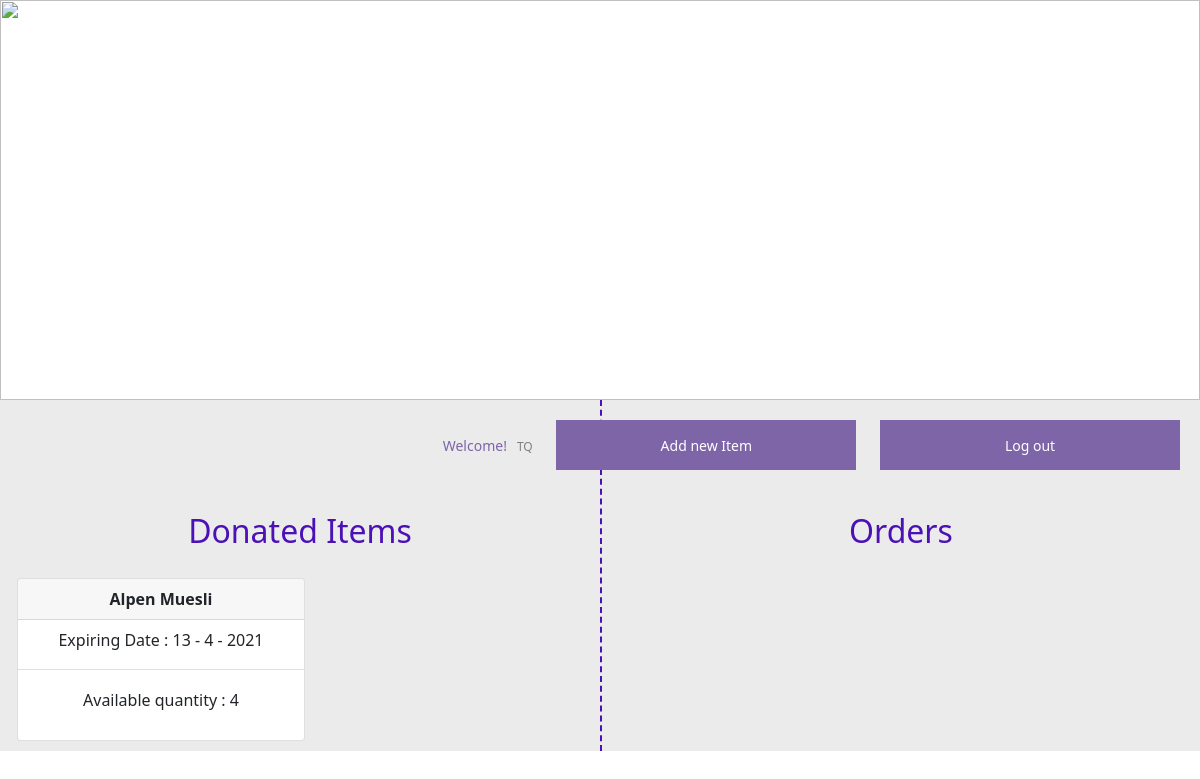
/list/item/TQ, run on an earlier commit of the app's database.
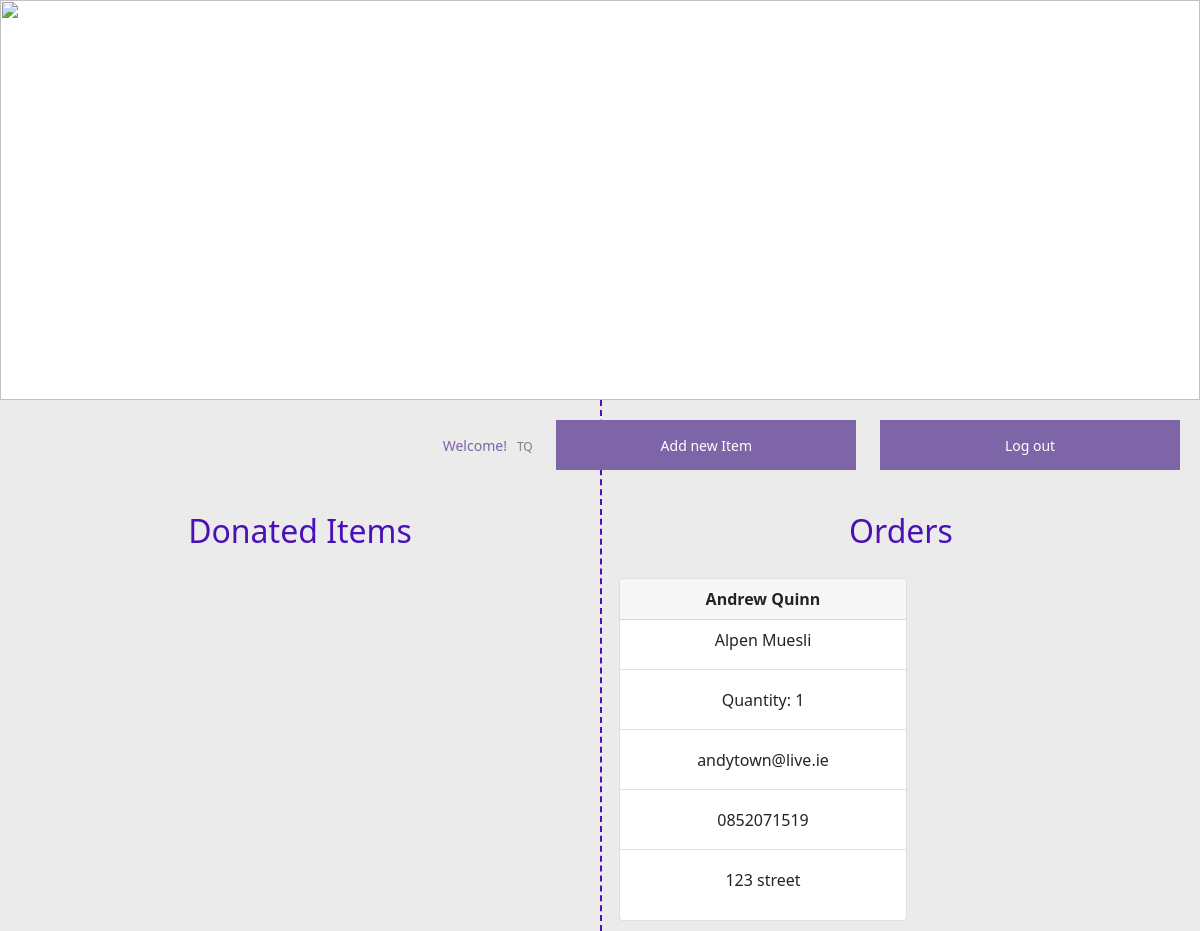
And on a later commit of the database.
### app.py (models this page shows, shortened)
class fooditem(db.Model):
    id = db.Column(db.Integer, primary_key=True, autoincrement=True)
    username = db.Column(db.String(80), nullable=False)
    itemName = db.Column(db.String(120), nullable=False)
    expDay = db.Column(db.Integer, nullable=False)
    expMonth = db.Column(db.Integer, nullable=False)
    expYear = db.Column(db.Integer, nullable=False)
    qx = db.Column(db.Integer, nullable=False)

class orders(db.Model):  # username of owner's food that's unique.
    id = db.Column(db.Integer, primary_key=True)
    username = db.Column(db.String(80), nullable=False)
    fullname = db.Column(db.String(120), nullable=False)
    email = db.Column(db.String(100), nullable=False)
    location = db.Column(db.String(200), nullable=False)
    contact = db.Column(db.String(20), nullable=False)
    fooditemid = db.Column(db.Integer, nullable=False)
    quantityoffood = db.Column(db.String(1000), nullable=False)

class deletedfooditems(db.Model):
    id = db.Column(db.Integer, primary_key=True)
    username = db.Column(db.String(80), nullable=False)
    itemName = db.Column(db.String(120), nullable=False)
    expDay = db.Column(db.Integer, nullable=False)
    expMonth = db.Column(db.Integer, nullable=False)
    expYear = db.Column(db.Integer, nullable=False)
    qx = db.Column(db.Integer, nullable=False)

### app.py (the view)
@app.route('/list/item/<username>')
def listitem(username):
    items = {}
    items = fooditem.query.filter_by(username=username).all()
    order = orders.query.filter_by(username=username).all()
    if len(items) == 0:
        items = deletedfooditems.query.filter_by(username=username).all()
    obj = {}
    for item in order:
        try:
            value = fooditem.query.filter_by(
                id=item.fooditemid).first().itemName
        except:
            value = deletedfooditems.query.filter_by(
                id=item.fooditemid).first().itemName
        obj[item.fooditemid] = value
    return render_template("item-list-store.html", usrname=username, items=items, orders=order, foodnames=obj)

### templates/item-list-store.html (shortened to what this page needs)
{% extends 'base.html' %}
{% block body %}
<div class="header-container">
    <img src="/static/images/header.jpg" height="400px" width="100%" alt="">
    <div id="username">Welcome!<label id="usrname">{{usrname}}</label>
        <button class="filledbtn" id="newitembtn">Add new Item</button>
        <button class="filledbtn" id="logOutBtn">Log out</button>
    </div>
</div>
<div class="container-fluid" style="background-color:rgb(235, 235, 235);">
    <div class="row">
        <div class="col-md-6">
            <div class="row mt-5">
                <h2 class="text-center pt-3 mt-5" style="color: rgb(75, 17, 182);">Donated Items</h2>
                {% for item in items %}
                {% if item.qx != 0 %}
                <div class="col-md-6 text-center">
                    <div class="card" style="width: 18rem; margin: 20px 5px 10px 5px;">
                        <div class="card-header">
                            <strong>{{item.itemName}}</strong>
                        </div>
                        <ul class="list-group list-group-flush">
                            <li class="list-group-item">Expiring Date : {{item.expDay}} -
                                {{item.expMonth}} - {{item.expYear}}</li>
                            <li class="list-group-item text-center">Available quantity :
                                {{item.qx}}</span>
                            </li>
                        </ul>
                    </div>
                </div>
                {% endif %}
                {% endfor %}
            </div>
        </div>
        <div class="col-md-6" style="border-left: 2px dashed rgb(75, 17, 182);">
            <div class="row mt-5">
                <h2 class="text-center pt-3 mt-5" style="color: rgb(75, 17, 182);">Orders</h2>
                {% for item in orders %}
                <div class="col-md-6 text-center">
                    <div class="card" style="width: 18rem; margin: 20px 5px 10px 5px;">
                        <div class="card-header">
                            <strong>{{item.fullname}}</strong>
                        </div>
                        <ul class="list-group list-group-flush">
                            <li class="list-group-item"> {{foodnames[item.fooditemid]}}</li>
                            <li class="list-group-item">Quantity: {{item.quantityoffood}}</li>
                            <li class="list-group-item">{{item.email}}</li>
                            <li class="list-group-item">{{item.contact}}</li>
                            <li class="list-group-item">{{item.location}}</li>
                        </ul>
                    </div>
                </div>
                {% endfor %}
            </div>
        </div>
    </div>
</div>
{% endblock %}

### templates/base.html (shortened to what this page needs)
<!DOCTYPE html>
<html lang="en">
<head>
    <link rel="stylesheet" href="{{ url_for('static', filename='css/main.css') }}">
    <link rel="stylesheet" href="{{ url_for('static', filename='css/bootstrap.min.css') }}">
</head>
<body>
    {% block body %}{% endblock %}
</body>
</html>

### static/css/main.css (style rules this page uses)
body { font-family: Verdana, Geneva, Tahoma, sans-serif; margin: 0px !important; padding: 0px !important; }
* { box-sizing: border-box; }
.header-container { position: relative; height: 400px; width: 100%; }
.row { display: flex; }
.filledbtn { width: 300px; height: 50px; margin: 10px; text-align: center !important; border-style: none; color: white !important; background-color: rgb(125, 101, 168); }
label { display: inline; font-size: 12px; color: gray; margin: 10px; }
#username { text-align: right; font-size: 14px; color: rgb(125, 101, 168); margin: 10px; }
li { position: relative; width: 100%; height: 50px; list-style-type: none; margin-bottom: 10px; border-top: none; border-right: none; border-bottom: 1px gray dotted; border-left: 1px gray dotted; }

What changed in the data, as far as the page shows it:
removed fooditem: itemName "Alpen Muesli", expDay "13", expMonth "4", expYear "2021", qx "4"
added orders: fullname "Andrew Quinn", fooditemid.itemName "Alpen Muesli", quantityoffood "1", email "andytown@live.ie", contact "0852071519", location "123 street"
